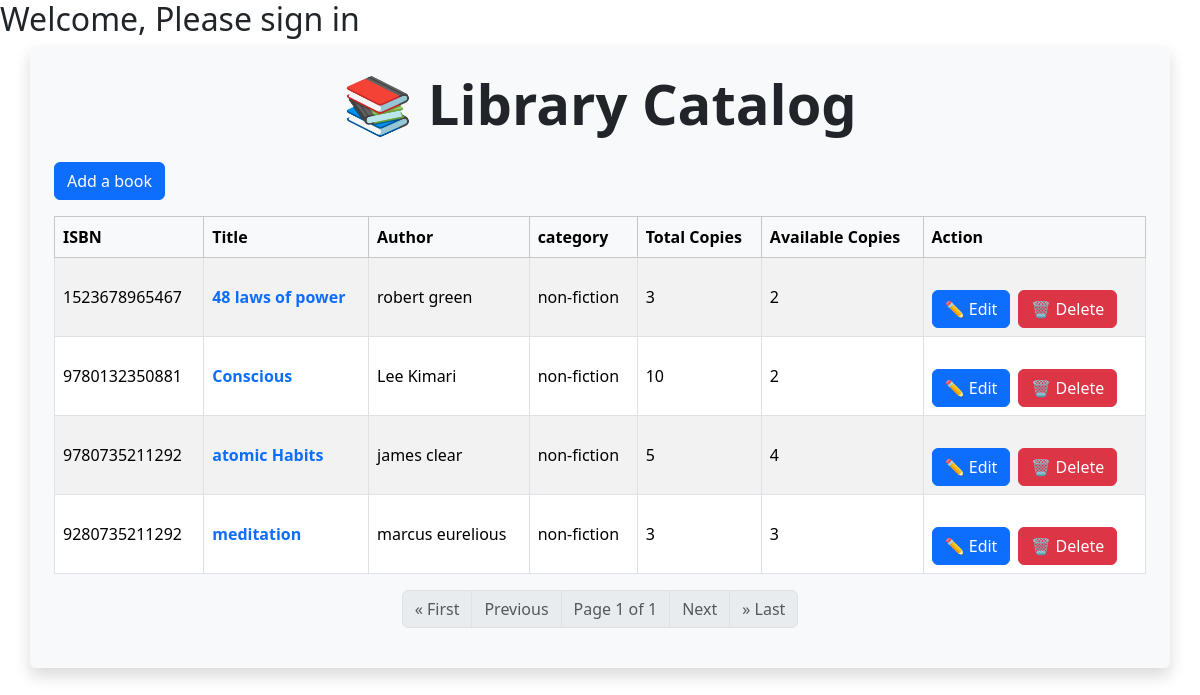
Page /library/book_list/ on the earlier database version.
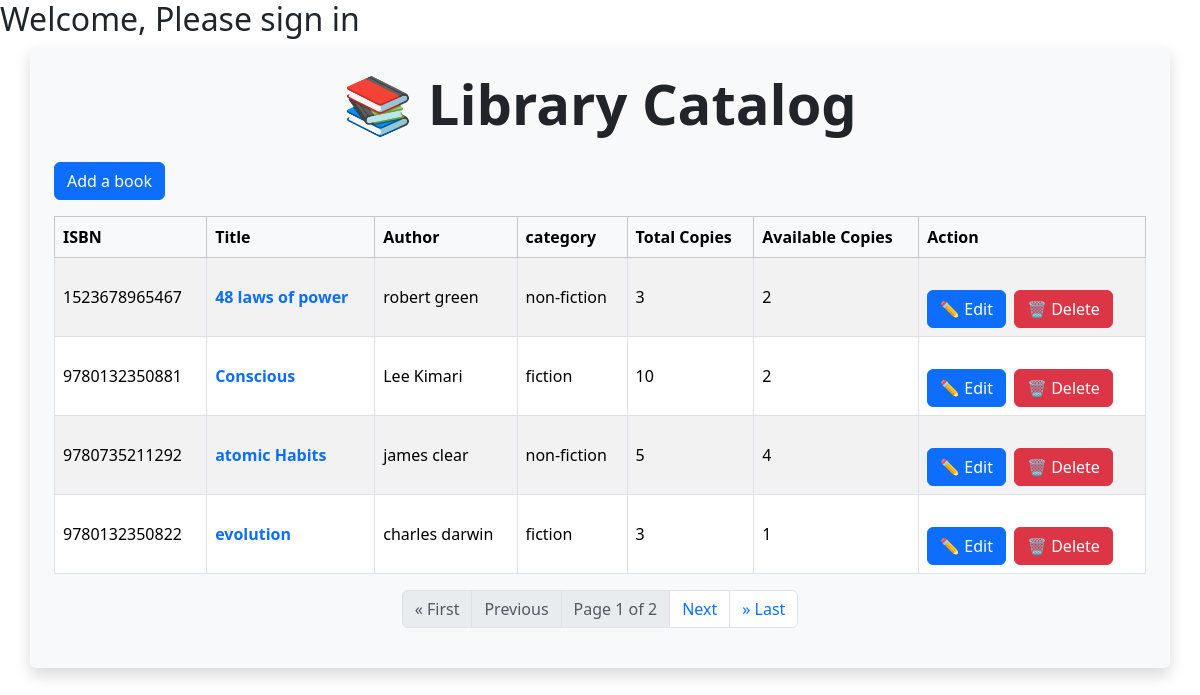
Same page on the later database version.
### library_app/models.py (models this page shows, shortened)
class Book(models.Model):
    title = models.CharField(max_length=255)
    author = models.CharField(max_length=255)
    isbn = models.CharField(max_length=13, unique=True)
    category = models.CharField(max_length=100)
    description = models.TextField(blank=True)  # NEW field
    total_copies = models.PositiveIntegerField()
    available_copies = models.PositiveIntegerField()

### library_app/views.py (the view)
# urls.py: path('book_list/', book_list, name='book_list'),
def book_list(request):
    books = Book.objects.all().order_by('title')
    paginator = Paginator(books, 4)  # Show 10 books per page
    page = request.GET.get('page')
    try:
        paginated_books = paginator.page(page)
    except PageNotAnInteger:
        paginated_books = paginator.page(1)
    except EmptyPage:
        paginated_books = paginator.page(paginator.num_pages)
    title = "Book List"
    return render(request, 'library_app/book_list.html', {'books': paginated_books, 'title': title})

### library_app/templates/library_app/book_list.html
{% extends 'base.html' %} {% block content %}
<div class="container p-4 bg-light shadow rounded">
  <h1 class="display-4 fw-bold text-center text-gradient mb-4">
    📚 Library Catalog
  </h1>
  <a href="{% url 'book_create' %}" class="btn btn-primary mb-3">Add a book</a>
  <div class="table-responsive">
    <table class="table table-bordered table-striped align-middle">
      <thead class="table-light">
        <tr>
          <th>ISBN</th>
          <th>Title</th>
          <th>Author</th>
          <th>category</th>
          <th>Total Copies</th>
          <th>Available Copies</th>
          <th>Action</th>
        </tr>
      </thead>
      <tbody>
        {% for book in books %}
        <tr>
          <td>{{ book.isbn }}</td>
          <td>
            <a
              href="{% url 'book_detail' book.id %}"
              class="text-decoration-none fw-semibold"
            >
              {{ book.title }}
            </a>
          </td>
          <td>{{ book.author }}</td>
          <td>{{ book.category }}</td>
          <td>{{ book.total_copies }}</td>
          <td>{{ book.available_copies }}</td>
          <td>
            <div class="mt-4 d-flex gap-2">
              <a href="{% url 'book_update' book.id %}" class="btn btn-primary"
                >✏️ Edit</a
              >
              <a href="{% url 'book_delete' book.id %}" class="btn btn-danger"
                >🗑️ Delete</a
              >
            </div>
          </td>
        </tr>
        {% endfor %}
      </tbody>
    </table>
    <nav aria-label="Page navigation">
      <ul class="pagination justify-content-center">
        {% if books.has_previous %}
        <li class="page-item">
          <a class="page-link" href="?page=1">&laquo; First</a>
        </li>
        <li class="page-item">
          <a class="page-link" href="?page={{ books.previous_page_number }}"
            >Previous</a
          >
        </li>
        {% else %}
        <li class="page-item disabled">
          <span class="page-link">&laquo; First</span>
        </li>
        <li class="page-item disabled">
          <span class="page-link">Previous</span>
        </li>
        {% endif %}
        <li class="page-item disabled">
          <span class="page-link">
            Page {{ books.number }} of {{ books.paginator.num_pages }}
          </span>
        </li>
        {% if books.has_next %}
        <li class="page-item">
          <a class="page-link" href="?page={{ books.next_page_number }}"
            >Next</a
          >
        </li>
        <li class="page-item">
          <a class="page-link" href="?page={{ books.paginator.num_pages }}"
            >&raquo; Last</a
          >
        </li>
        {% else %}
        <li class="page-item disabled">
          <span class="page-link">Next</span>
        </li>
        <li class="page-item disabled">
          <span class="page-link">&raquo; Last</span>
        </li>
        {% endif %}
      </ul>
    </nav>
  </div>
</div>
{% endblock content %}

Differences in the rows shown:
no longer on this page (row unchanged): Book: isbn "9280735211292", title "meditation", author "marcus eurelious", category "non-fiction", total_copies "3", available_copies "3"
changed Book "Conscious": category "non-fiction" → "fiction"
added Book: isbn "9780132350822", title "evolution", author "charles darwin", category "fiction", total_copies "3", available_copies "1"
Other differences:
{{ books.paginator.num_pages }}: "1" → "2"
